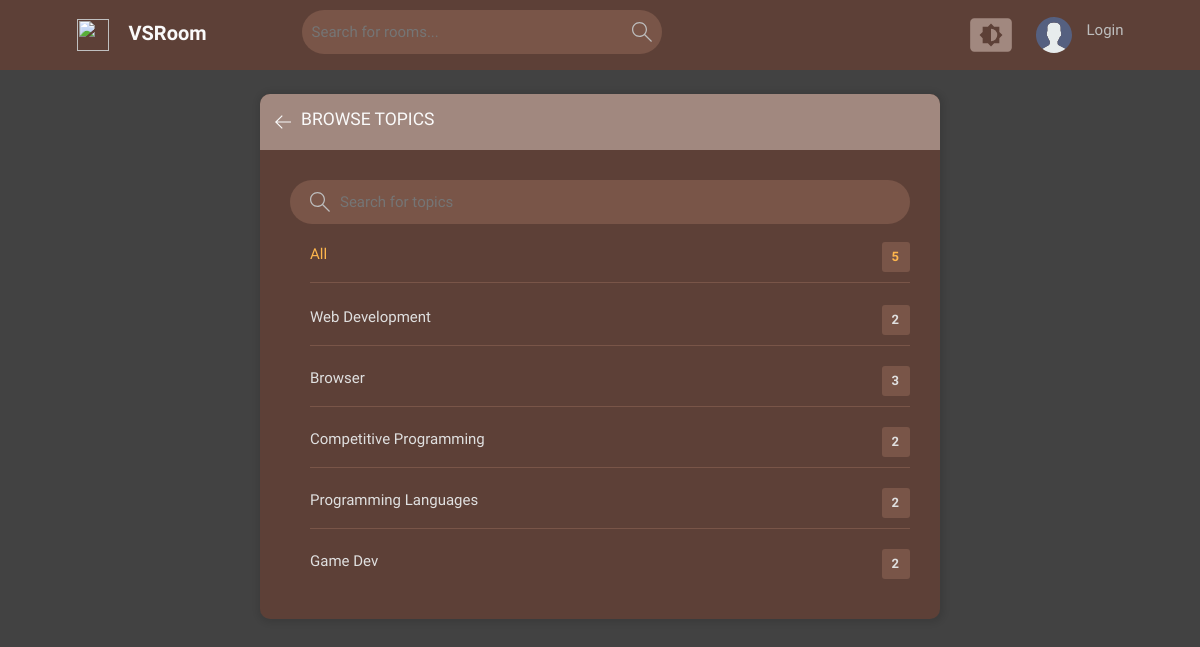
Page /topics/ on the committed database.
### base/models.py (models this page shows, shortened)
class Topic(models.Model):
    name = models.CharField(max_length=200)

### base/views.py (the view)
# urls.py: path('topics/', views.topicsPage, name='topics'),
def topicsPage(request):
    q = request.GET.get('q') if request.GET.get('q') != None else ''
    topics = Topic.objects.filter(name__icontains=q)
    return render (request, 'base/topics.html', {"topics": topics})

### base/templates/base/topics.html (shortened to what this page needs)
{% extends 'base/main.html' %}
{% block text %}
<main class="create-room layout">
  <div class="container">
    <div class="layout__box">
      <div class="layout__boxHeader">
        <div class="layout__boxTitle">
          <a href="{% url 'home' %}">
            <svg version="1.1" xmlns="http://www.w3.org/2000/svg" width="32" height="32" viewBox="0 0 32 32">
              <title>arrow-left</title>
              <path
                d="M13.723 2.286l-13.723 13.714 13.719 13.714 1.616-1.611-10.96-10.96h27.625v-2.286h-27.625l10.965-10.965-1.616-1.607z">
              </path>
            </svg>
            <h3>Browse Topics</h3>
          </a>
        </div>
      </div>
      <div class="topics-page layout__body">
        <form action="" class="header__search">
          <label>
            <input name="q" placeholder="Search for topics" />
          </label>
        </form>
        <ul class="topics__list">
          <li>
            <a href="{% url 'topics' %}" class="active">
              All
              <span class="topic-count Browse">{{topics.count}}</span>
            </a>
          </li>
          {% for topic in topics %}
          <li>
            <a href="{% url 'home' %}?q={{topic.name}}" class="">
              {{topic.name}}
              <span class="topic-count Browse">{{topic.room_set.all.count}}</span>
            </a>
          </li>
          {% endfor %}
        </ul>
      </div>
    </div>
  </div>
</main>
{% endblock text %}

### static/styles/style.css (style rules this page uses)
:root { --color-main : #ffb74d; --color-main-light : #fff3e0; --color-dark : #5d4037; --color-dark-medium : #795548; --color-dark-light : #a1887f; --color-light : #fafafa; --color-gray : #bdbdbd; --color-light-gray : #e0e0e0; --color-bg : #424242; --color-success : #66bb6a; --color-error : #e57373; --opacity-white-8 : hsl(0 calc(1*0%) 100% /0.0784313725490196); --opacity-white-8-hsl: 0 calc(var(--saturation-factor, 1)* 0%) 100%; }
* { font-family: "Quicksand", "DM Sans", -apple-system, BlinkMacSystemFont, "Segoe UI", Roboto, Oxygen, Ubuntu, Cantarell, "Open Sans", "Helvetica Neue", sans-serif; margin : 0; padding : 0; box-sizing : border-box; text-rendering: optimizeLegibility; font-size : inherit; }
html { font-size: 56.25%; }
@media only screen and (min-width: 1200px) { html { font-size: 62.5%; } }
body { line-height : 1.6; font-weight : 400; font-size : 1.5rem; color : var(--color-light-gray); background-color: var(--color-bg); min-height : 100vh; }
a { display : inline-block; color : var(--color-main); text-decoration: none; }
.container { max-width: 150rem; width : 90%; margin : auto; position : relative; }
.header__search>label { background-color: var(--color-dark-medium); padding : 1rem; display : flex; align-items : center; gap : 1rem; border-radius : 4rem; transition : all 0.4s ease; }
.header__search>label svg { transition: all 0.4s ease; }
.header__search svg { fill : var(--color-gray); width : 2rem; height : 2rem; margin-left: 1rem; }
.header__search input { width : 30rem; background: transparent; border : none; outline : none; color : var(--color-light); transition: all 0.4s ease; }
.header__search input::placeholder { transition: all 0.4s ease; }
.layout { margin-top: 2.4rem; }
.layout>.container { display : flex; justify-content: space-between; align-items : flex-start; gap : 5rem; }
.layout__box { width : 90%; max-width : 48rem; min-height : 40rem; position : absolute; top : 50%; left : 50%; transform : translate(-50%, 0%); background-color: var(--color-dark); border-radius : 1rem; box-shadow : 1px 1px 6px 3px rgba(0, 0, 0, 0.1); overflow : hidden; }
.layout__boxHeader { display : flex; padding : 1.5rem; background-color: var(--color-dark-light); }
.layout__boxTitle a { display : flex; gap : 1rem; align-items: center; transition: all 0.4s ease; }
.layout__boxTitle h3 { text-transform: uppercase; font-weight : 500; color : var(--color-light); }
.layout__boxTitle svg { width : 1.6rem; height: 1.6rem; fill : var(--color-light); }
.layout__body { margin: 3rem; }
.topics__list { list-style: none; }
.topics__list li a { display : flex; justify-content: space-between; margin-bottom : 3rem; font-weight : 500; color : var(--color-light-gray); transition : all 0.3s ease-in-out; }
.topics__list li a.active, .topics__list li a:hover { color : var(--color-main); transform: translateY(-2px); }
.topic-count { padding : 0.5rem 1rem; background-color: var(--color-dark); border-radius : 3px; font-size : 1.3rem; font-weight : 700; letter-spacing : 1px; max-height : 3rem; }
.Browse { background-color: var(--color-dark-medium); }
.topics-page .topics__list li:not(:last-child) a { margin : 2rem 0; padding-bottom : 1rem; text-decoration: none; border-bottom : 1px solid var(--color-dark-medium); }
.topics-page .topics__list li:last-child a { margin : 2rem 0; padding-bottom : 1rem; text-decoration: none; border-bottom : none; }
.topics-page .header__search { display: block; }
.create-room.layout .layout__box { max-width: 68rem; }
.off-screen-menu ul, li { list-style : none; text-decoration: none; padding : 0; margin : 0; }

### rows in the picture
Topic: name "Web Development", room_set.all.count "2"
Topic: name "Browser", room_set.all.count "3"
Topic: name "Competitive Programming", room_set.all.count "2"
Topic: name "Programming Languages", room_set.all.count "2"
Topic: name "Game Dev", room_set.all.count "2"

### other values in the picture
{{ topics.count }} "5"
